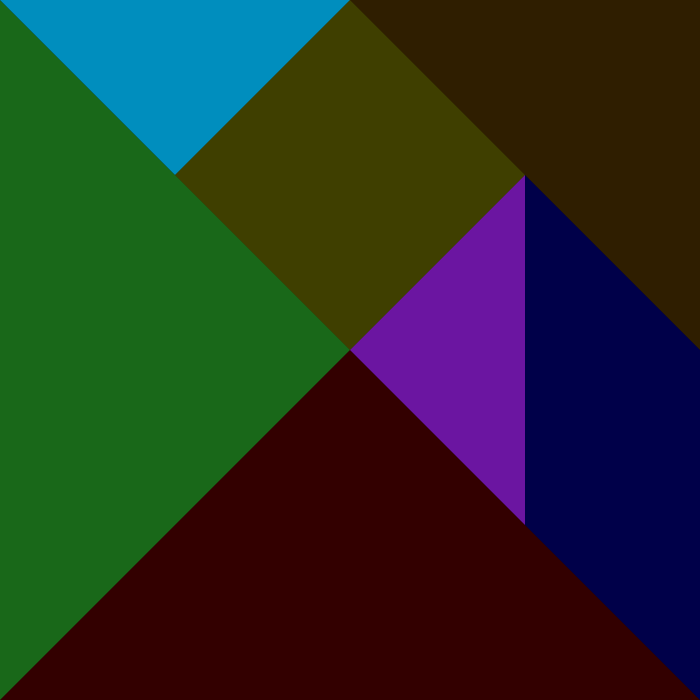
Frame 1 (no input)
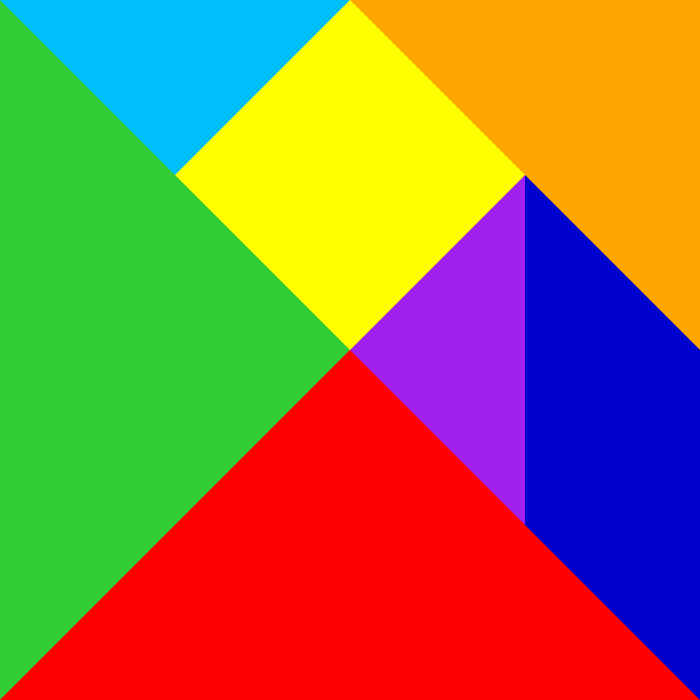
Frame 60 (the mouse pressed at the canvas centre just before this capture)
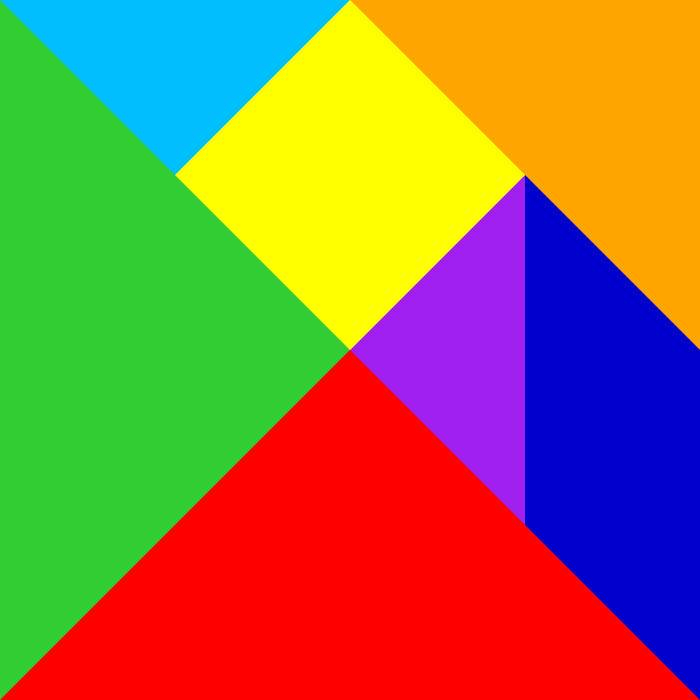
Frame 120 (the mouse held since frame 60 and released just before this capture)

The Processing sketch that drew these frames (run headless with seeded random() and noise(); from frame 60 on, the mouse is pressed at the canvas centre):

// Processing sketch: sketch_3triangle
// ── sketch_3triangle.pde
float h1,h2,h3,h4,h5,h6,h7;

void setup(){
size(700,700);
background(0);
noStroke();

}

void draw(){
  h1 = random(0,200);
  h2 = random(0,200);
  h3 = random(0,200);
  h4 = random(0,200);
  h5 = random(0,200);
  h6 = random(0,200);
  h7 = random(0,200);
  
fill(50,205,50,h1);
triangle(0,0,0,700,350,350);

fill(255,0,0,h2);
triangle(0,700,700,700,350,350);

fill(0,191,255,h3);
triangle(0,0,350,0,175,175);

fill(255,165,0,h4);
triangle(350,0,700,0,700,350);

fill(160,32,240,h5);
triangle(350,350,525,175,525,525);

fill(255,255,0,h6);
quad(350,0,175,175,350,350,525,175);

fill(0,0,205,h7);
quad(525,175,700,350,700,700,525,525);

}
